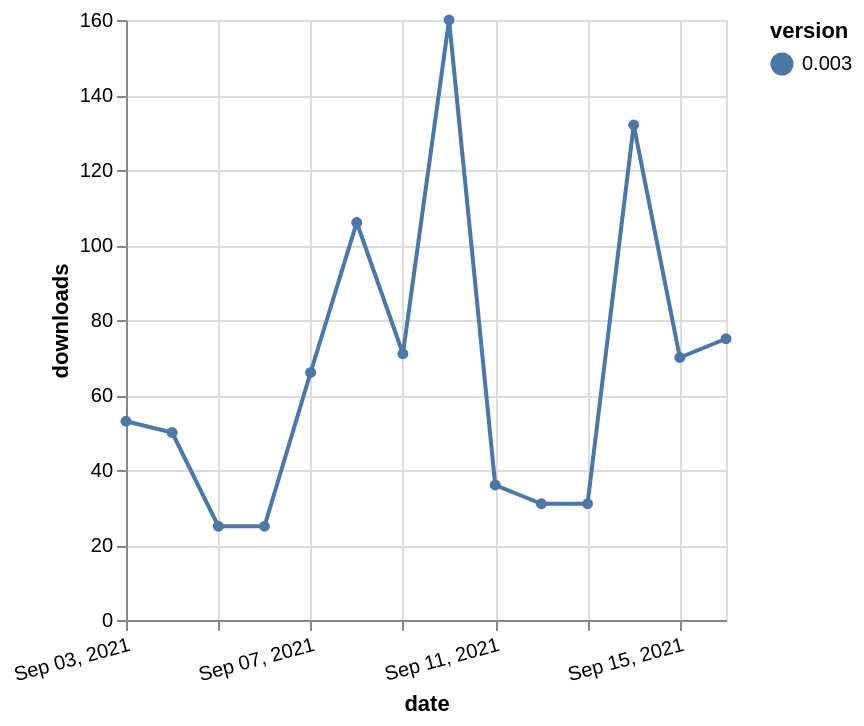

Describe this chart as a Vega-Lite specification.
### Vega-Lite specification from a JSON file in a GitHub repository (floating-point values rounded to 4 significant figures)
{"$schema": "https://vega.github.io/schema/vega-lite/v5.json", "description": "A simple bar chart with embedded data.", "data": {"values": [{"date": "2021-09-03", "total": 69909, "delta": 53, "version": "0.003"}, {"date": "2021-09-04", "total": 69959, "delta": 50, "version": "0.003"}, {"date": "2021-09-05", "total": 69984, "delta": 25, "version": "0.003"}, {"date": "2021-09-06", "total": 70009, "delta": 25, "version": "0.003"}, {"date": "2021-09-07", "total": 70075, "delta": 66, "version": "0.003"}, {"date": "2021-09-08", "total": 70181, "delta": 106, "version": "0.003"}, {"date": "2021-09-09", "total": 70252, "delta": 71, "version": "0.003"}, {"date": "2021-09-10", "total": 70412, "delta": 160, "version": "0.003"}, {"date": "2021-09-11", "total": 70448, "delta": 36, "version": "0.003"}, {"date": "2021-09-12", "total": 70479, "delta": 31, "version": "0.003"}, {"date": "2021-09-13", "total": 70510, "delta": 31, "version": "0.003"}, {"date": "2021-09-14", "total": 70642, "delta": 132, "version": "0.003"}, {"date": "2021-09-15", "total": 70712, "delta": 70, "version": "0.003"}, {"date": "2021-09-16", "total": 70787, "delta": 75, "version": "0.003"}]}, "width": "container", "mark": {"type": "line", "point": {"filled": true}}, "encoding": {"x": {"field": "date", "type": "temporal", "timeUnit": "yearmonthdate", "title": "date", "axis": {"labelAngle": -15}}, "y": {"field": "delta", "type": "quantitative", "title": "downloads"}, "color": {"field": "version", "type": "nominal"}, "tooltip": {"field": "delta"}}}
